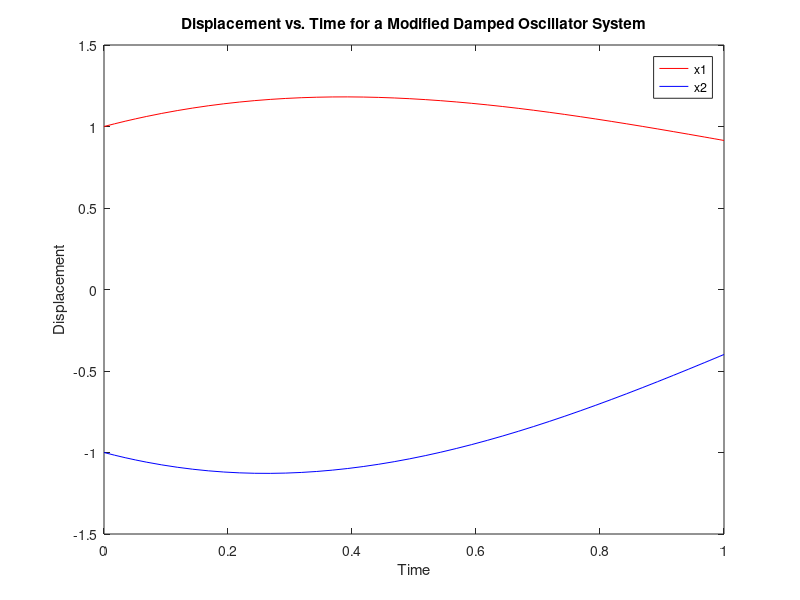

MATLAB code for this plot:
function main2
    % 初始条件 [x1_0, x1'_0, x2_0, x2'_0]
    init = [1, 1, -1, -1];  

    % 参数：质量m1, 阻尼系数c，弹簧常数k1, k2
    m1 = 1;  % 示例值
    c = 0.5; % 示例值
    k1 = 1;  % 示例值
    k2 = 1;  % 示例值

    % 时间范围
    tspan = [0 1]; 

    % 使用ode45求解
    [t, sol] = ode45(@(t, y) odefunc(t, y, m1, c, k1, k2), tspan, init);

    % 绘图
    figure;
    plot(t, sol(:, 1), 'r', t, sol(:, 3), 'b');
    legend('x1', 'x2');
    xlabel('Time');
    ylabel('Displacement');
    title('Displacement vs. Time for a Modified Damped Oscillator System');
end

function dydt = odefunc(t, y, m1, c, k1, k2)
    % y = [x1; x1'; x2; x2']
    dydt = zeros(4, 1);
    dydt(1) = y(2);
    dydt(2) = (-c*(y(2) - y(4)) - k1*(y(1) - y(3)))/m1;
    dydt(3) = y(4);
    dydt(4) = (c*(y(2) - y(4)) + k1*(y(1) - y(3)) - k2*y(3));
end